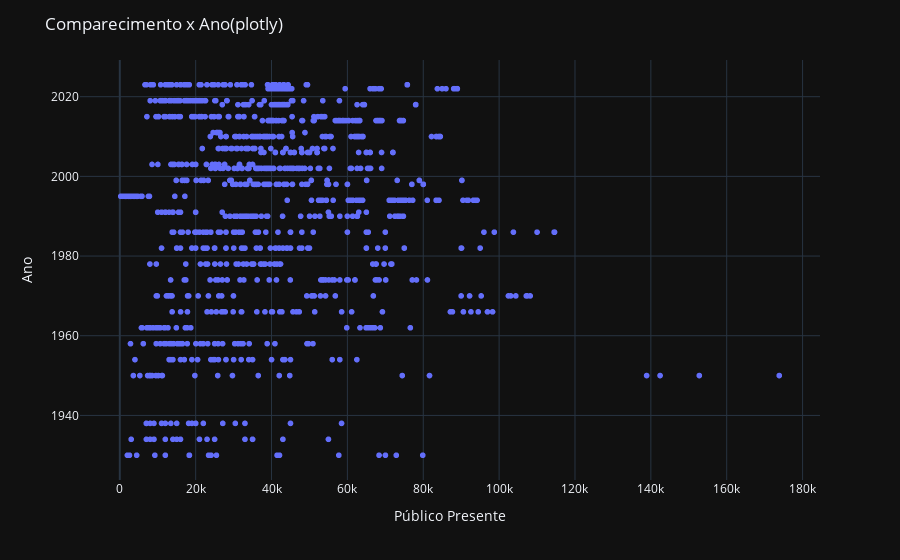

The notebook cell saved with this chart:
### Code cell
#### solução com plotly
figpx = px.scatter(x=wc_filtrado['comparecimento'], y=wc_filtrado['ano'])
figpx.update_layout(
    title='Comparecimento x Ano(plotly)',
    xaxis_title='Público Presente',
    yaxis_title='Ano'
)
figpx.show()

### Figure 1 — Plotly figure (JSON) as saved in the notebook; plotly's stock layout.template omitted (floating-point values rounded to 4 significant figures; data arrays with more than 128 entries replaced by an {"elided": "..."} marker saying what was removed)
{"data": [{"hovertemplate": "x=%{x}<br>y=%{y}<extra></extra>", "legendgroup": "", "marker": {"color": "#636efa", "symbol": "circle"}, "mode": "markers", "name": "", "showlegend": false, "type": "scattergl", "x": {"elided": "1286 int values"}, "xaxis": "x", "y": {"elided": "1286 int values"}, "yaxis": "y"}], "layout": {"legend": {"tracegroupgap": 0}, "margin": {"t": 60}, "title": {"text": "Comparecimento x Ano(plotly)"}, "xaxis": {"anchor": "y", "domain": [0, 1], "title": {"text": "Público Presente"}}, "yaxis": {"anchor": "x", "domain": [0, 1], "title": {"text": "Ano"}}}}
